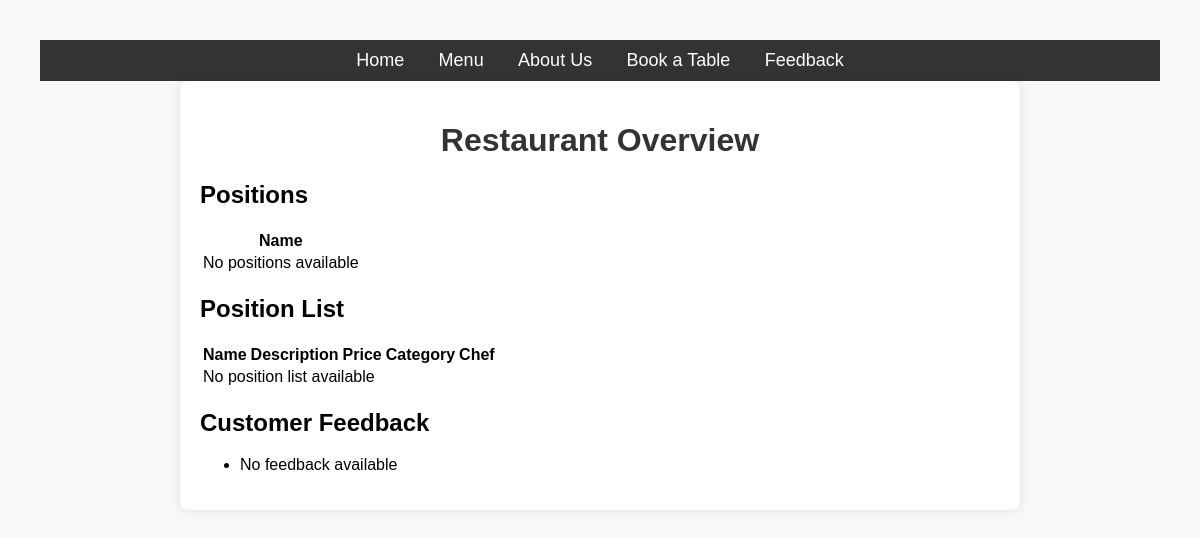
/restaurant_app/, run on an earlier commit of the app's database.
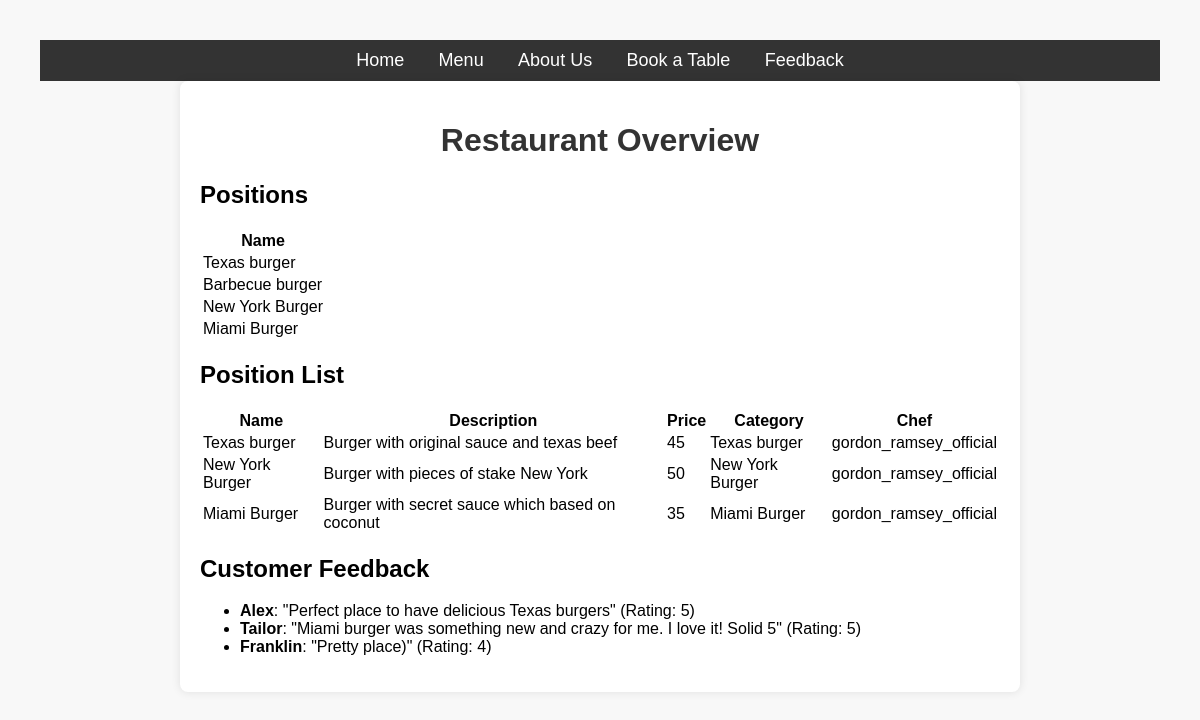
And on a later commit of the database.
### restaurant_app/models.py (models this page shows, shortened)
class Position(models.Model):
    position_name = models.CharField(max_length=15)

class PositionList(models.Model):
    position_name = models.CharField(max_length=40)
    description = models.TextField(blank=False)
    price = models.IntegerField()
    category = models.ForeignKey(Position, related_name='name', on_delete=models.CASCADE)
    chef = models.ForeignKey('Chef', related_name='positions', on_delete=models.CASCADE)

class Chef(AbstractUser):
    is_chef = models.BooleanField(default=False)
    def __str__(self):
        return self.username

class Feedback(models.Model):
    user_name = models.CharField(max_length=15)
    description = models.TextField(blank=False)
    rating = models.IntegerField()

### restaurant_app/views.py (the view)
# urls.py: 2. Add a URL to urlpatterns:  path('', views.home, name='home')
def home(request: HttpRequest) -> HttpResponse:
    positions = Position.objects.all()
    position_list = PositionList.objects.all()
    review = Feedback.objects.all()
    context = {
        'positions': positions,
        'position_list': position_list,
        'review': review
    }
    return render(
        request,
        'restaurant_app/home.html',
        context=context
    )

### templates/restaurant_app/home.html (shortened to what this page needs)
{% extends 'base.html' %}
{% block content %}
    <h1>Restaurant Overview</h1>
    <h2>Positions</h2>
    <table>
        <tr>
            <th>Name</th>
        </tr>
        {% for position in positions %}
        <tr>
            <td>{{ position.position_name }}</td>
        </tr>
        {% empty %}
        <tr>
            <td>No positions available</td>
        </tr>
        {% endfor %}
    </table>
    <h2>Position List</h2>
    <table>
        <tr>
            <th>Name</th>
            <th>Description</th>
            <th>Price</th>
            <th>Category</th>
            <th>Chef</th>
        </tr>
        {% for item in position_list %}
        <tr>
            <td>{{ item.position_name }}</td>
            <td>{{ item.description }}</td>
            <td>{{ item.price }}</td>
            <td>{{ item.category.position_name }}</td>
            <td>{{ item.chef }}</td>
        </tr>
        {% empty %}
        <tr>
            <td colspan="5">No position list available</td>
        </tr>
        {% endfor %}
    </table>
    <h2>Customer Feedback</h2>
    <ul>
        {% for feedback in review %}
        <li><strong>{{ feedback.user_name }}</strong>: "{{ feedback.description }}" (Rating: {{ feedback.rating }})</li>
        {% empty %}
        <li>No feedback available</li>
        {% endfor %}
    </ul>
{% endblock %}

### templates/base.html (shortened to what this page needs)
<!DOCTYPE html>
<html lang="en">
<head>
</head>
<body>
    <nav>
        <a href="{% url 'restaurant_app:home' %}">Home</a>
        <a href="{% url 'restaurant_app:menu' %}">Menu</a>
        <a href="{% url 'restaurant_app:about' %}">About Us</a>
        <a href="#">Book a Table</a>
        <a href="#">Feedback</a>
    </nav>
    <div class="container">
        {% block content %}
        {% endblock %}
    </div>
</body>
</html>

### templates/base.html (style rules this page uses)
body { font-family: Arial, sans-serif; margin: 20px; padding: 20px; background-color: #f8f8f8; }
.container { max-width: 800px; margin: auto; background: white; padding: 20px; border-radius: 8px; box-shadow: 0px 0px 10px rgba(0, 0, 0, 0.1); }
nav { background: #333; padding: 10px; text-align: center; }
nav a { color: white; margin: 0 15px; text-decoration: none; font-size: 18px; }
h1 { text-align: center; color: #333; }

What changed in the data, as far as the page shows it:
added Position: position_name "Texas burger"
added Position: position_name "Barbecue burger"
added Position: position_name "New York Burger"
added Position: position_name "Miami Burger"
added PositionList: position_name "Texas burger", description "Burger with original sauce and texas beef", price "45", category.position_name "Texas burger", chef "gordon_ramsey_official"
added PositionList: position_name "New York Burger", description "Burger with pieces of stake New York", price "50", category.position_name "New York Burger", chef "gordon_ramsey_official"
added PositionList: position_name "Miami Burger", description "Burger with secret sauce which based on coconut", price "35", category.position_name "Miami Burger", chef "gordon_ramsey_official"
added Feedback: user_name "Alex", description "Perfect place to have delicious Texas burgers", rating "5"
added Feedback: user_name "Tailor", description "Miami burger was something new and crazy for me. I love it! Solid 5", rating "5"
added Feedback: user_name "Franklin", description "Pretty place)", rating "4"
Also different on the page:
text no longer shown: "No positions available No position list available No feedback available"
